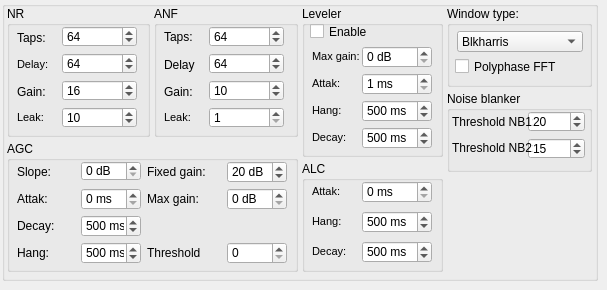
     <widget class="QWidget" name="page_4">
      <widget class="QGroupBox" name="dspGroup">
       <property name="geometry">
        <rect>
         <x>2</x>
         <y>1</y>
         <width>596</width>
         <height>280</height>
        </rect>
       </property>
       <property name="title">
        <string/>
       </property>
       <widget class="QGroupBox" name="groupBox_12">
        <property name="geometry">
         <rect>
          <x>5</x>
          <y>5</y>
          <width>143</width>
          <height>131</height>
         </rect>
        </property>
        <property name="title">
         <string>NR</string>
        </property>
        <widget class="QLabel" name="label_20">
         <property name="geometry">
          <rect>
           <x>10</x>
           <y>48</y>
           <width>31</width>
           <height>21</height>
          </rect>
         </property>
         <property name="text">
          <string>&lt;!DOCTYPE HTML PUBLIC &quot;-//W3C//DTD HTML 4.0//EN&quot; &quot;http://www.w3.org/TR/REC-html40/strict.dtd&quot;&gt;
&lt;html&gt;&lt;head&gt;&lt;meta name=&quot;qrichtext&quot; content=&quot;1&quot; /&gt;&lt;style type=&quot;text/css&quot;&gt;
p, li { white-space: pre-wrap; }
&lt;/style&gt;&lt;/head&gt;&lt;body style=&quot; font-family:'MS Shell Dlg 2'; font-size:8.25pt; font-weight:400; font-style:normal;&quot;&gt;
&lt;p style=&quot; margin-top:0px; margin-bottom:0px; margin-left:0px; margin-right:0px; -qt-block-indent:0; text-indent:0px;&quot;&gt;&lt;span style=&quot; font-size:8pt;&quot;&gt;Delay:&lt;/span&gt;&lt;/p&gt;&lt;/body&gt;&lt;/html&gt;</string>
         </property>
        </widget>
        <widget class="QSpinBox" name="sbNrTaps">
         <property name="geometry">
          <rect>
           <x>55</x>
           <y>20</y>
           <width>75</width>
           <height>21</height>
          </rect>
         </property>
         <property name="minimum">
          <number>31</number>
         </property>
         <property name="maximum">
          <number>127</number>
         </property>
         <property name="value">
          <number>64</number>
         </property>
        </widget>
        <widget class="QLabel" name="label_47">
         <property name="geometry">
          <rect>
           <x>10</x>
           <y>101</y>
           <width>31</width>
           <height>21</height>
          </rect>
         </property>
         <property name="text">
          <string>&lt;!DOCTYPE HTML PUBLIC &quot;-//W3C//DTD HTML 4.0//EN&quot; &quot;http://www.w3.org/TR/REC-html40/strict.dtd&quot;&gt;
&lt;html&gt;&lt;head&gt;&lt;meta name=&quot;qrichtext&quot; content=&quot;1&quot; /&gt;&lt;style type=&quot;text/css&quot;&gt;
p, li { white-space: pre-wrap; }
&lt;/style&gt;&lt;/head&gt;&lt;body style=&quot; font-family:'MS Shell Dlg 2'; font-size:8.25pt; font-weight:400; font-style:normal;&quot;&gt;
&lt;p style=&quot; margin-top:0px; margin-bottom:0px; margin-left:0px; margin-right:0px; -qt-block-indent:0; text-indent:0px;&quot;&gt;&lt;span style=&quot; font-size:8pt;&quot;&gt;Leak:&lt;/span&gt;&lt;/p&gt;&lt;/body&gt;&lt;/html&gt;</string>
         </property>
        </widget>
        <widget class="QSpinBox" name="sbNrDelay">
         <property name="geometry">
          <rect>
           <x>55</x>
           <y>47</y>
           <width>75</width>
           <height>21</height>
          </rect>
         </property>
         <property name="minimum">
          <number>16</number>
         </property>
         <property name="maximum">
          <number>127</number>
         </property>
         <property name="value">
          <number>64</number>
         </property>
        </widget>
        <widget class="QSpinBox" name="sbNrGain">
         <property name="geometry">
          <rect>
           <x>55</x>
           <y>74</y>
           <width>75</width>
           <height>21</height>
          </rect>
         </property>
         <property name="minimum">
          <number>1</number>
         </property>
         <property name="maximum">
          <number>10000</number>
         </property>
         <property name="value">
          <number>16</number>
         </property>
        </widget>
        <widget class="QLabel" name="label_19">
         <property name="geometry">
          <rect>
           <x>10</x>
           <y>21</y>
           <width>31</width>
           <height>21</height>
          </rect>
         </property>
         <property name="text">
          <string>Taps:</string>
         </property>
        </widget>
        <widget class="QSpinBox" name="sbNrLeak">
         <property name="geometry">
          <rect>
           <x>55</x>
           <y>101</y>
           <width>75</width>
           <height>21</height>
          </rect>
         </property>
         <property name="minimum">
          <number>1</number>
         </property>
         <property name="maximum">
          <number>1000</number>
         </property>
         <property name="value">
          <number>10</number>
         </property>
        </widget>
        <widget class="QLabel" name="label_21">
         <property name="geometry">
          <rect>
           <x>10</x>
           <y>75</y>
           <width>31</width>
           <height>21</height>
          </rect>
         </property>
         <property name="text">
          <string>Gain:</string>
         </property>
        </widget>
       </widget>
       <widget class="QGroupBox" name="groupBox_13">
        <property name="geometry">
         <rect>
          <x>152</x>
          <y>5</y>
          <width>144</width>
          <height>131</height>
         </rect>
        </property>
        <property name="title">
         <string>ANF</string>
        </property>
        <widget class="QLabel" name="label_46">
         <property name="geometry">
          <rect>
           <x>10</x>
           <y>101</y>
           <width>31</width>
           <height>21</height>
          </rect>
         </property>
         <property name="text">
          <string>&lt;!DOCTYPE HTML PUBLIC &quot;-//W3C//DTD HTML 4.0//EN&quot; &quot;http://www.w3.org/TR/REC-html40/strict.dtd&quot;&gt;
&lt;html&gt;&lt;head&gt;&lt;meta name=&quot;qrichtext&quot; content=&quot;1&quot; /&gt;&lt;style type=&quot;text/css&quot;&gt;
p, li { white-space: pre-wrap; }
&lt;/style&gt;&lt;/head&gt;&lt;body style=&quot; font-family:'MS Shell Dlg 2'; font-size:8.25pt; font-weight:400; font-style:normal;&quot;&gt;
&lt;p style=&quot; margin-top:0px; margin-bottom:0px; margin-left:0px; margin-right:0px; -qt-block-indent:0; text-indent:0px;&quot;&gt;&lt;span style=&quot; font-size:8pt;&quot;&gt;Leak:&lt;/span&gt;&lt;/p&gt;&lt;/body&gt;&lt;/html&gt;</string>
         </property>
        </widget>
        <widget class="QLabel" name="label_23">
         <property name="geometry">
          <rect>
           <x>10</x>
           <y>20</y>
           <width>31</width>
           <height>21</height>
          </rect>
         </property>
         <property name="text">
          <string>Taps:</string>
         </property>
        </widget>
        <widget class="QSpinBox" name="sbAnfLeak">
         <property name="geometry">
          <rect>
           <x>55</x>
           <y>101</y>
           <width>75</width>
           <height>21</height>
          </rect>
         </property>
         <property name="minimum">
          <number>1</number>
         </property>
         <property name="maximum">
          <number>1000</number>
         </property>
         <property name="value">
          <number>1</number>
         </property>
        </widget>
        <widget class="QLabel" name="label_25">
         <property name="geometry">
          <rect>
           <x>10</x>
           <y>75</y>
           <width>31</width>
           <height>21</height>
          </rect>
         </property>
         <property name="text">
          <string>Gain:</string>
         </property>
        </widget>
        <widget class="QLabel" name="label_24">
         <property name="geometry">
          <rect>
           <x>10</x>
           <y>48</y>
           <width>31</width>
           <height>21</height>
          </rect>
         </property>
         <property name="text">
          <string>Delay:</string>
         </property>
        </widget>
        <widget class="QSpinBox" name="sbAnfDelay">
         <property name="geometry">
          <rect>
           <x>55</x>
           <y>47</y>
           <width>75</width>
           <height>21</height>
          </rect>
         </property>
         <property name="minimum">
          <number>15</number>
         </property>
         <property name="maximum">
          <number>127</number>
         </property>
         <property name="value">
          <number>64</number>
         </property>
        </widget>
        <widget class="QSpinBox" name="sbAnfTaps">
         <property name="geometry">
          <rect>
           <x>55</x>
           <y>20</y>
           <width>75</width>
           <height>21</height>
          </rect>
         </property>
         <property name="minimum">
          <number>31</number>
         </property>
         <property name="maximum">
          <number>127</number>
         </property>
         <property name="value">
          <number>64</number>
         </property>
        </widget>
        <widget class="QSpinBox" name="sbAnfGain">
         <property name="geometry">
          <rect>
           <x>55</x>
           <y>74</y>
           <width>75</width>
           <height>21</height>
          </rect>
         </property>
         <property name="minimum">
          <number>1</number>
         </property>
         <property name="maximum">
          <number>10000</number>
         </property>
         <property name="singleStep">
          <number>1</number>
         </property>
         <property name="value">
          <number>10</number>
         </property>
        </widget>
       </widget>
       <widget class="QGroupBox" name="groupBox_18">
        <property name="geometry">
         <rect>
          <x>5</x>
          <y>140</y>
          <width>291</width>
          <height>131</height>
         </rect>
        </property>
        <property name="title">
         <string>AGC</string>
        </property>
        <widget class="QSpinBox" name="sbAgcSlope">
         <property name="geometry">
          <rect>
           <x>74</x>
           <y>20</y>
           <width>60</width>
           <height>20</height>
          </rect>
         </property>
         <property name="suffix">
          <string> dB</string>
         </property>
        </widget>
        <widget class="QLabel" name="label_31">
         <property name="geometry">
          <rect>
           <x>10</x>
           <y>20</y>
           <width>71</width>
           <height>21</height>
          </rect>
         </property>
         <property name="text">
          <string>Slope:</string>
         </property>
        </widget>
        <widget class="QLabel" name="label_37">
         <property name="geometry">
          <rect>
           <x>10</x>
           <y>74</y>
           <width>81</width>
           <height>21</height>
          </rect>
         </property>
         <property name="text">
          <string>Decay:</string>
         </property>
        </widget>
        <widget class="QSpinBox" name="sbAgcAttak">
         <property name="geometry">
          <rect>
           <x>74</x>
           <y>47</y>
           <width>60</width>
           <height>22</height>
          </rect>
         </property>
         <property name="suffix">
          <string> ms</string>
         </property>
         <property name="maximum">
          <number>20</number>
         </property>
        </widget>
        <widget class="QLabel" name="label_33">
         <property name="geometry">
          <rect>
           <x>10</x>
           <y>47</y>
           <width>71</width>
           <height>21</height>
          </rect>
         </property>
         <property name="text">
          <string>Attak:</string>
         </property>
        </widget>
        <widget class="QSpinBox" name="sbAgcDecay">
         <property name="geometry">
          <rect>
           <x>74</x>
           <y>74</y>
           <width>60</width>
           <height>22</height>
          </rect>
         </property>
         <property name="suffix">
          <string> ms</string>
         </property>
         <property name="maximum">
          <number>1000</number>
         </property>
         <property name="value">
          <number>500</number>
         </property>
        </widget>
        <widget class="QSpinBox" name="sbAgcHang">
         <property name="geometry">
          <rect>
           <x>74</x>
           <y>101</y>
           <width>60</width>
           <height>22</height>
          </rect>
         </property>
         <property name="suffix">
          <string> ms</string>
         </property>
         <property name="maximum">
          <number>1000</number>
         </property>
         <property name="value">
          <number>500</number>
         </property>
        </widget>
        <widget class="QLabel" name="label_35">
         <property name="geometry">
          <rect>
           <x>10</x>
           <y>101</y>
           <width>81</width>
           <height>21</height>
          </rect>
         </property>
         <property name="text">
          <string>Hang:</string>
         </property>
        </widget>
        <widget class="QSpinBox" name="sbAgcFixGain">
         <property name="geometry">
          <rect>
           <x>220</x>
           <y>20</y>
           <width>60</width>
           <height>22</height>
          </rect>
         </property>
         <property name="suffix">
          <string> dB</string>
         </property>
         <property name="maximum">
          <number>130</number>
         </property>
         <property name="value">
          <number>20</number>
         </property>
        </widget>
        <widget class="QLabel" name="label_32">
         <property name="geometry">
          <rect>
           <x>140</x>
           <y>47</y>
           <width>71</width>
           <height>21</height>
          </rect>
         </property>
         <property name="text">
          <string>Max gain:</string>
         </property>
        </widget>
        <widget class="QLabel" name="label_36">
         <property name="geometry">
          <rect>
           <x>140</x>
           <y>20</y>
           <width>81</width>
           <height>21</height>
          </rect>
         </property>
         <property name="text">
          <string>Fixed gain:</string>
         </property>
        </widget>
        <widget class="QSpinBox" name="sbAgcHangThresh">
         <property name="geometry">
          <rect>
           <x>220</x>
           <y>101</y>
           <width>60</width>
           <height>22</height>
          </rect>
         </property>
         <property name="maximum">
          <number>50</number>
         </property>
        </widget>
        <widget class="QLabel" name="label_34">
         <property name="geometry">
          <rect>
           <x>140</x>
           <y>101</y>
           <width>54</width>
           <height>21</height>
          </rect>
         </property>
         <property name="text">
          <string>Threshold:</string>
         </property>
        </widget>
        <widget class="QSpinBox" name="sbAgcGain">
         <property name="geometry">
          <rect>
           <x>220</x>
           <y>47</y>
           <width>60</width>
           <height>22</height>
          </rect>
         </property>
         <property name="suffix">
          <string> dB</string>
         </property>
         <property name="maximum">
          <number>120</number>
         </property>
        </widget>
       </widget>
       <widget class="QGroupBox" name="groupBox_15">
        <property name="geometry">
         <rect>
          <x>445</x>
          <y>5</y>
          <width>145</width>
          <height>81</height>
         </rect>
        </property>
        <property name="title">
         <string>Window type:</string>
        </property>
        <widget class="QComboBox" name="cbWinType">
         <property name="geometry">
          <rect>
           <x>10</x>
           <y>25</y>
           <width>126</width>
           <height>21</height>
          </rect>
         </property>
         <property name="currentIndex">
          <number>11</number>
         </property>
         <item>
          <property name="text">
           <string>Rectangular</string>
          </property>
         </item>
         <item>
          <property name="text">
           <string>Hanning</string>
          </property>
         </item>
         <item>
          <property name="text">
           <string>Welch</string>
          </property>
         </item>
         <item>
          <property name="text">
           <string>Parzen</string>
          </property>
         </item>
         <item>
          <property name="text">
           <string>Bartlett</string>
          </property>
         </item>
         <item>
          <property name="text">
           <string>Hamming</string>
          </property>
         </item>
         <item>
          <property name="text">
           <string>Blackman2</string>
          </property>
         </item>
         <item>
          <property name="text">
           <string>Blackman3</string>
          </property>
         </item>
         <item>
          <property name="text">
           <string>Blackman4</string>
          </property>
         </item>
         <item>
          <property name="text">
           <string>Exponential</string>
          </property>
         </item>
         <item>
          <property name="text">
           <string>Riemann</string>
          </property>
         </item>
         <item>
          <property name="text">
           <string>Blkharris</string>
          </property>
         </item>
        </widget>
        <widget class="QCheckBox" name="chbPoliphase">
         <property name="geometry">
          <rect>
           <x>8</x>
           <y>50</y>
           <width>111</width>
           <height>21</height>
          </rect>
         </property>
         <property name="layoutDirection">
          <enum>Qt::LeftToRight</enum>
         </property>
         <property name="text">
          <string>Polyphase FFT </string>
         </property>
        </widget>
       </widget>
       <widget class="QGroupBox" name="groupBox_17">
        <property name="geometry">
         <rect>
          <x>300</x>
          <y>5</y>
          <width>141</width>
          <height>151</height>
         </rect>
        </property>
        <property name="title">
         <string>Leveler</string>
        </property>
        <widget class="QCheckBox" name="chbLevEnable">
         <property name="geometry">
          <rect>
           <x>8</x>
           <y>15</y>
           <width>61</width>
           <height>21</height>
          </rect>
         </property>
         <property name="text">
          <string>Enable</string>
         </property>
        </widget>
        <widget class="QLabel" name="label_41">
         <property name="geometry">
          <rect>
           <x>10</x>
           <y>67</y>
           <width>41</width>
           <height>21</height>
          </rect>
         </property>
         <property name="text">
          <string>&lt;!DOCTYPE HTML PUBLIC &quot;-//W3C//DTD HTML 4.0//EN&quot; &quot;http://www.w3.org/TR/REC-html40/strict.dtd&quot;&gt;
&lt;html&gt;&lt;head&gt;&lt;meta name=&quot;qrichtext&quot; content=&quot;1&quot; /&gt;&lt;style type=&quot;text/css&quot;&gt;
p, li { white-space: pre-wrap; }
&lt;/style&gt;&lt;/head&gt;&lt;body style=&quot; font-family:'MS Shell Dlg 2'; font-size:8.25pt; font-weight:400; font-style:normal;&quot;&gt;
&lt;p style=&quot; margin-top:0px; margin-bottom:0px; margin-left:0px; margin-right:0px; -qt-block-indent:0; text-indent:0px;&quot;&gt;&lt;span style=&quot; font-size:8pt;&quot;&gt;Attak:&lt;/span&gt;&lt;/p&gt;&lt;/body&gt;&lt;/html&gt;</string>
         </property>
        </widget>
        <widget class="QLabel" name="label_39">
         <property name="geometry">
          <rect>
           <x>10</x>
           <y>40</y>
           <width>51</width>
           <height>21</height>
          </rect>
         </property>
         <property name="text">
          <string>&lt;!DOCTYPE HTML PUBLIC &quot;-//W3C//DTD HTML 4.0//EN&quot; &quot;http://www.w3.org/TR/REC-html40/strict.dtd&quot;&gt;
&lt;html&gt;&lt;head&gt;&lt;meta name=&quot;qrichtext&quot; content=&quot;1&quot; /&gt;&lt;style type=&quot;text/css&quot;&gt;
p, li { white-space: pre-wrap; }
&lt;/style&gt;&lt;/head&gt;&lt;body style=&quot; font-family:'MS Shell Dlg 2'; font-size:8.25pt; font-weight:400; font-style:normal;&quot;&gt;
&lt;p style=&quot; margin-top:0px; margin-bottom:0px; margin-left:0px; margin-right:0px; -qt-block-indent:0; text-indent:0px;&quot;&gt;&lt;span style=&quot; font-size:8pt;&quot;&gt;Max gain:&lt;/span&gt;&lt;/p&gt;&lt;/body&gt;&lt;/html&gt;</string>
         </property>
        </widget>
        <widget class="QSpinBox" name="sbLevMaxGain">
         <property name="geometry">
          <rect>
           <x>60</x>
           <y>40</y>
           <width>70</width>
           <height>22</height>
          </rect>
         </property>
         <property name="suffix">
          <string> dB</string>
         </property>
         <property name="maximum">
          <number>20</number>
         </property>
        </widget>
        <widget class="QLabel" name="label_40">
         <property name="geometry">
          <rect>
           <x>10</x>
           <y>94</y>
           <width>41</width>
           <height>21</height>
          </rect>
         </property>
         <property name="text">
          <string>&lt;!DOCTYPE HTML PUBLIC &quot;-//W3C//DTD HTML 4.0//EN&quot; &quot;http://www.w3.org/TR/REC-html40/strict.dtd&quot;&gt;
&lt;html&gt;&lt;head&gt;&lt;meta name=&quot;qrichtext&quot; content=&quot;1&quot; /&gt;&lt;style type=&quot;text/css&quot;&gt;
p, li { white-space: pre-wrap; }
&lt;/style&gt;&lt;/head&gt;&lt;body style=&quot; font-family:'MS Shell Dlg 2'; font-size:8.25pt; font-weight:400; font-style:normal;&quot;&gt;
&lt;p style=&quot; margin-top:0px; margin-bottom:0px; margin-left:0px; margin-right:0px; -qt-block-indent:0; text-indent:0px;&quot;&gt;&lt;span style=&quot; font-size:8pt;&quot;&gt;Hang:&lt;/span&gt;&lt;/p&gt;&lt;/body&gt;&lt;/html&gt;</string>
         </property>
        </widget>
        <widget class="QSpinBox" name="sbLevAttak">
         <property name="geometry">
          <rect>
           <x>60</x>
           <y>67</y>
           <width>70</width>
           <height>22</height>
          </rect>
         </property>
         <property name="suffix">
          <string> ms</string>
         </property>
         <property name="minimum">
          <number>1</number>
         </property>
         <property name="maximum">
          <number>10</number>
         </property>
         <property name="value">
          <number>1</number>
         </property>
        </widget>
        <widget class="QSpinBox" name="sbLevHang">
         <property name="geometry">
          <rect>
           <x>60</x>
           <y>94</y>
           <width>70</width>
           <height>22</height>
          </rect>
         </property>
         <property name="suffix">
          <string> ms</string>
         </property>
         <property name="maximum">
          <number>5000</number>
         </property>
         <property name="value">
          <number>500</number>
         </property>
        </widget>
        <widget class="QSpinBox" name="cbLevDecay">
         <property name="geometry">
          <rect>
           <x>60</x>
           <y>121</y>
           <width>70</width>
           <height>22</height>
          </rect>
         </property>
         <property name="suffix">
          <string> ms</string>
         </property>
         <property name="maximum">
          <number>1000</number>
         </property>
         <property name="value">
          <number>500</number>
         </property>
        </widget>
        <widget class="QLabel" name="label_42">
         <property name="geometry">
          <rect>
           <x>10</x>
           <y>121</y>
           <width>41</width>
           <height>21</height>
          </rect>
         </property>
         <property name="text">
          <string>&lt;!DOCTYPE HTML PUBLIC &quot;-//W3C//DTD HTML 4.0//EN&quot; &quot;http://www.w3.org/TR/REC-html40/strict.dtd&quot;&gt;
&lt;html&gt;&lt;head&gt;&lt;meta name=&quot;qrichtext&quot; content=&quot;1&quot; /&gt;&lt;style type=&quot;text/css&quot;&gt;
p, li { white-space: pre-wrap; }
&lt;/style&gt;&lt;/head&gt;&lt;body style=&quot; font-family:'MS Shell Dlg 2'; font-size:8.25pt; font-weight:400; font-style:normal;&quot;&gt;
&lt;p style=&quot; margin-top:0px; margin-bottom:0px; margin-left:0px; margin-right:0px; -qt-block-indent:0; text-indent:0px;&quot;&gt;&lt;span style=&quot; font-size:8pt;&quot;&gt;Decay:&lt;/span&gt;&lt;/p&gt;&lt;/body&gt;&lt;/html&gt;</string>
         </property>
        </widget>
       </widget>
       <widget class="QGroupBox" name="groupBox_14">
        <property name="geometry">
         <rect>
          <x>445</x>
          <y>90</y>
          <width>145</width>
          <height>81</height>
         </rect>
        </property>
        <property name="title">
         <string>Noise blanker</string>
        </property>
        <widget class="QSpinBox" name="sbNb1Thr">
         <property name="geometry">
          <rect>
           <x>81</x>
           <y>20</y>
           <width>57</width>
           <height>21</height>
          </rect>
         </property>
         <property name="minimumSize">
          <size>
           <width>57</width>
           <height>20</height>
          </size>
         </property>
         <property name="maximumSize">
          <size>
           <width>50</width>
           <height>21</height>
          </size>
         </property>
         <property name="value">
          <number>20</number>
         </property>
        </widget>
        <widget class="QSpinBox" name="sbNb2Thr">
         <property name="geometry">
          <rect>
           <x>81</x>
           <y>47</y>
           <width>57</width>
           <height>21</height>
          </rect>
         </property>
         <property name="minimumSize">
          <size>
           <width>57</width>
           <height>20</height>
          </size>
         </property>
         <property name="maximumSize">
          <size>
           <width>50</width>
           <height>21</height>
          </size>
         </property>
         <property name="value">
          <number>15</number>
         </property>
        </widget>
        <widget class="QLabel" name="label_29">
         <property name="geometry">
          <rect>
           <x>5</x>
           <y>46</y>
           <width>81</width>
           <height>21</height>
          </rect>
         </property>
         <property name="text">
          <string>Threshold NB2:</string>
         </property>
        </widget>
        <widget class="QLabel" name="label_28">
         <property name="geometry">
          <rect>
           <x>5</x>
           <y>20</y>
           <width>81</width>
           <height>21</height>
          </rect>
         </property>
         <property name="text">
          <string>Threshold NB1:</string>
         </property>
        </widget>
       </widget>
       <widget class="QGroupBox" name="groupBox_16">
        <property name="geometry">
         <rect>
          <x>300</x>
          <y>160</y>
          <width>141</width>
          <height>111</height>
         </rect>
        </property>
        <property name="title">
         <string>ALC</string>
        </property>
        <widget class="QSpinBox" name="sbAlcDecay">
         <property name="geometry">
          <rect>
           <x>60</x>
           <y>80</y>
           <width>70</width>
           <height>22</height>
          </rect>
         </property>
         <property name="suffix">
          <string> ms</string>
         </property>
         <property name="maximum">
          <number>1000</number>
         </property>
         <property name="value">
          <number>500</number>
         </property>
        </widget>
        <widget class="QLabel" name="label_51">
         <property name="geometry">
          <rect>
           <x>10</x>
           <y>50</y>
           <width>41</width>
           <height>21</height>
          </rect>
         </property>
         <property name="text">
          <string>&lt;!DOCTYPE HTML PUBLIC &quot;-//W3C//DTD HTML 4.0//EN&quot; &quot;http://www.w3.org/TR/REC-html40/strict.dtd&quot;&gt;
&lt;html&gt;&lt;head&gt;&lt;meta name=&quot;qrichtext&quot; content=&quot;1&quot; /&gt;&lt;style type=&quot;text/css&quot;&gt;
p, li { white-space: pre-wrap; }
&lt;/style&gt;&lt;/head&gt;&lt;body style=&quot; font-family:'MS Shell Dlg 2'; font-size:8.25pt; font-weight:400; font-style:normal;&quot;&gt;
&lt;p style=&quot; margin-top:0px; margin-bottom:0px; margin-left:0px; margin-right:0px; -qt-block-indent:0; text-indent:0px;&quot;&gt;&lt;span style=&quot; font-size:8pt;&quot;&gt;Hang:&lt;/span&gt;&lt;/p&gt;&lt;/body&gt;&lt;/html&gt;</string>
         </property>
        </widget>
        <widget class="QLabel" name="dsdada">
         <property name="geometry">
          <rect>
           <x>10</x>
           <y>80</y>
           <width>51</width>
           <height>21</height>
          </rect>
         </property>
         <property name="text">
          <string>&lt;!DOCTYPE HTML PUBLIC &quot;-//W3C//DTD HTML 4.0//EN&quot; &quot;http://www.w3.org/TR/REC-html40/strict.dtd&quot;&gt;
&lt;html&gt;&lt;head&gt;&lt;meta name=&quot;qrichtext&quot; content=&quot;1&quot; /&gt;&lt;style type=&quot;text/css&quot;&gt;
p, li { white-space: pre-wrap; }
&lt;/style&gt;&lt;/head&gt;&lt;body style=&quot; font-family:'MS Shell Dlg 2'; font-size:8.25pt; font-weight:400; font-style:normal;&quot;&gt;
&lt;p style=&quot; margin-top:0px; margin-bottom:0px; margin-left:0px; margin-right:0px; -qt-block-indent:0; text-indent:0px;&quot;&gt;&lt;span style=&quot; font-size:8pt;&quot;&gt;Decay:&lt;/span&gt;&lt;/p&gt;&lt;/body&gt;&lt;/html&gt;</string>
         </property>
        </widget>
        <widget class="QSpinBox" name="sbAlcHang">
         <property name="geometry">
          <rect>
           <x>60</x>
           <y>50</y>
           <width>70</width>
           <height>22</height>
          </rect>
         </property>
         <property name="suffix">
          <string> ms</string>
         </property>
         <property name="maximum">
          <number>5000</number>
         </property>
         <property name="value">
          <number>500</number>
         </property>
        </widget>
        <widget class="QLabel" name="label_49">
         <property name="geometry">
          <rect>
           <x>10</x>
           <y>20</y>
           <width>51</width>
           <height>21</height>
          </rect>
         </property>
         <property name="text">
          <string>&lt;!DOCTYPE HTML PUBLIC &quot;-//W3C//DTD HTML 4.0//EN&quot; &quot;http://www.w3.org/TR/REC-html40/strict.dtd&quot;&gt;
&lt;html&gt;&lt;head&gt;&lt;meta name=&quot;qrichtext&quot; content=&quot;1&quot; /&gt;&lt;style type=&quot;text/css&quot;&gt;
p, li { white-space: pre-wrap; }
&lt;/style&gt;&lt;/head&gt;&lt;body style=&quot; font-family:'MS Shell Dlg 2'; font-size:8.25pt; font-weight:400; font-style:normal;&quot;&gt;
&lt;p style=&quot; margin-top:0px; margin-bottom:0px; margin-left:0px; margin-right:0px; -qt-block-indent:0; text-indent:0px;&quot;&gt;&lt;span style=&quot; font-size:8pt;&quot;&gt;Attak:&lt;/span&gt;&lt;/p&gt;&lt;/body&gt;&lt;/html&gt;</string>
         </property>
        </widget>
        <widget class="QSpinBox" name="sbAlcAttak">
         <property name="geometry">
          <rect>
           <x>60</x>
           <y>20</y>
           <width>70</width>
           <height>22</height>
          </rect>
         </property>
         <property name="suffix">
          <string> ms</string>
         </property>
        </widget>
       </widget>
      </widget>
     </widget>
